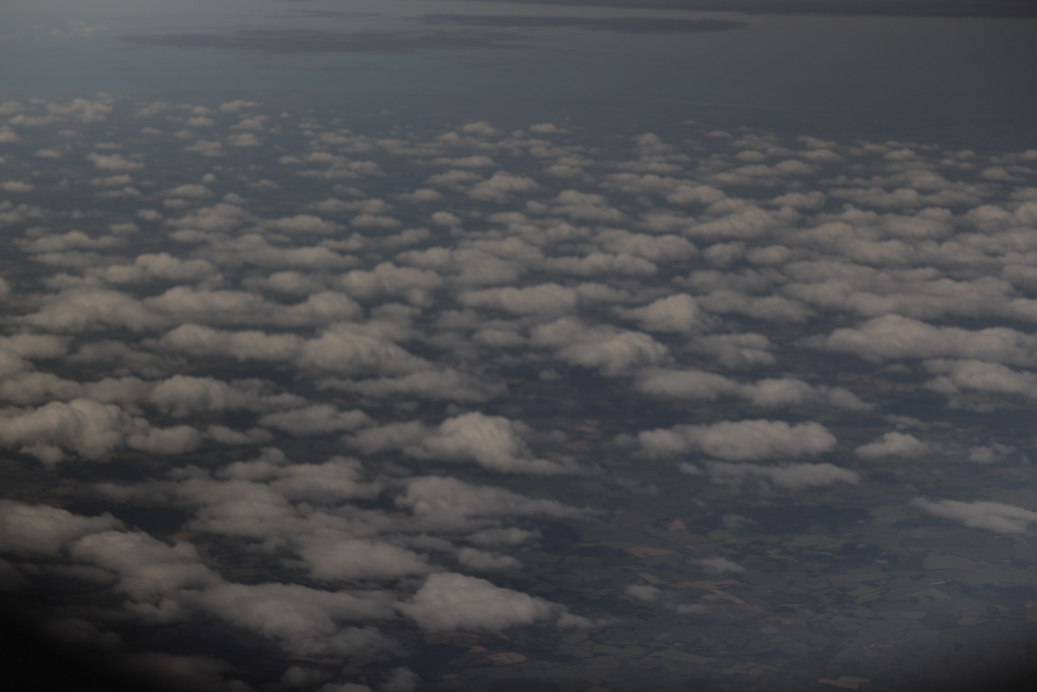
//> input picture clouds.jpg, 5184 x 3456 px (shown at 1/5 size)
$ ./ImageMan   (built with g++ and OpenCV 4)
//> lines starting //> are read from the running program, lines starting //| are printed output that depends on the picture; after the words box and inside, x2 and y2 are one past the last pixel; in counts of white or black regions, pixels touching at a corner belong together
// ImageMan.cpp : Defines the entry point for the application.
//

#include "ImageMan/ImageMan.hpp"

using namespace std;
using namespace cv;

void Resize(Mat &image, int height, int width)
{
	resize(image, image, cv::Size(height, width), INTER_AREA);
}

void SobelFilter(Mat image, int dx = 1, int dy = 0)
{
	Sobel(image, image, -1, dx, dy);
}

void Blur(Mat image)
{
	GaussianBlur(image, image, Size(17, 17), 3.0, 3.0);
}

void Dilate(Mat image, int dilation_size = 5)
{
	Mat element = getStructuringElement(MORPH_RECT,
		Size(2 * dilation_size + 1, 2 * dilation_size + 1),
		Point(dilation_size, dilation_size));
	dilate(image, image, element);
}

int main()
{
	Mat clouds = imread("clouds.jpg");
//> clouds is the input picture: 3456 rows x 5184 cols, CV_8UC3; mean B, G, R 77.5, 75.4, 74.5
	Mat holo = imread("holoshot.png");
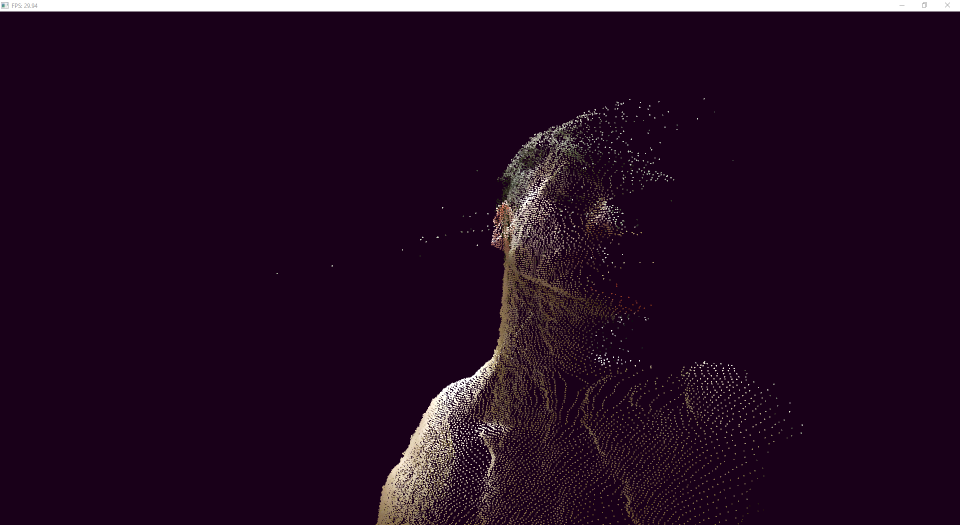
//> input picture holoshot.png, 1920 x 1050 px (shown at 1/2 size)
//> holo is the input picture: 1050 rows x 1920 cols, CV_8UC3; mean B, G, R 33.8, 11.5, 35.6
	cout << "image size: (" << holo.size() << ")" << endl;
//| image size: ([1920 x 1050])
	try {
		//SobelFilter(holo);
		Dilate(holo);
//> in Dilate, `dilate(image, image, element);`:
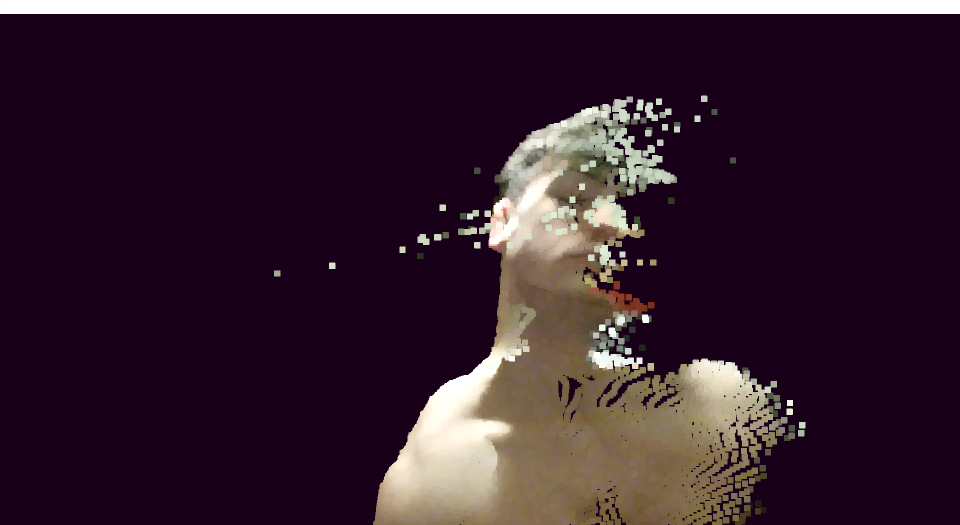
//> image: 1050 rows x 1920 cols, CV_8UC3 (shown at 1/2 size); 17.69% of pixels changed, all inside (x1, y1, x2, y2) = (0, 4, 1920, 1050)
		Blur(holo);
//> in Blur, `GaussianBlur(image, image, Size(17, 17), 3.0, 3.0);`:
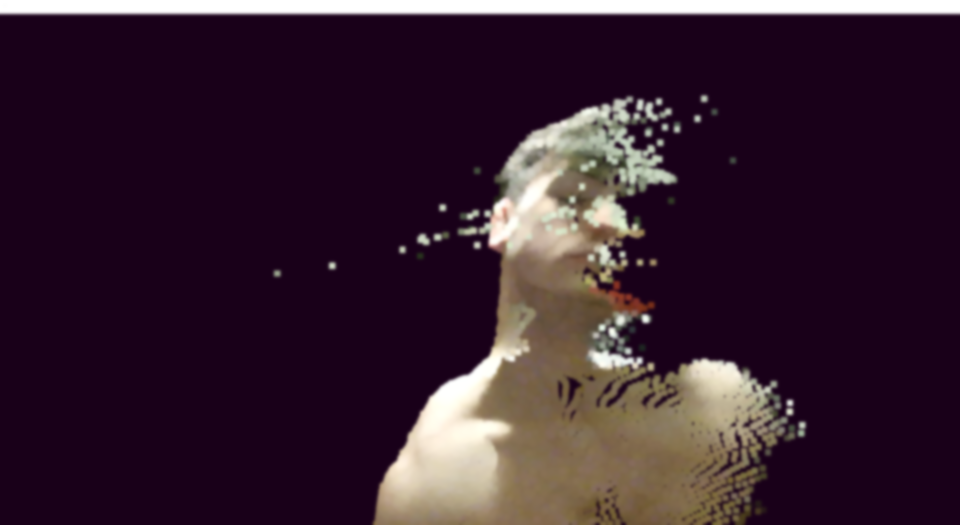
//> image: 1050 rows x 1920 cols, CV_8UC3 (shown at 1/2 size); mean B, G, R 47.4, 31.8, 54.3

		Resize(clouds, 800, 400);
//> in Resize, `resize(image, image, cv::Size(height, width), INTER_AREA);`:
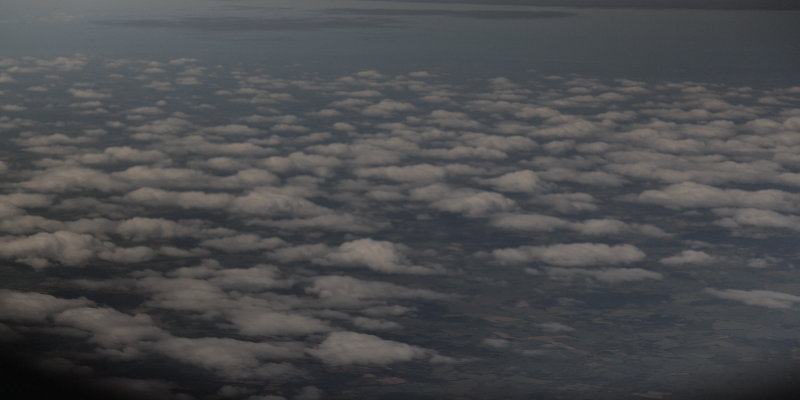
//> image: 400 rows x 800 cols, CV_8UC3; mean B, G, R 77.4, 75.3, 74.4
		SobelFilter(clouds, 0, 1);
//> in SobelFilter, `Sobel(image, image, -1, dx, dy);`:
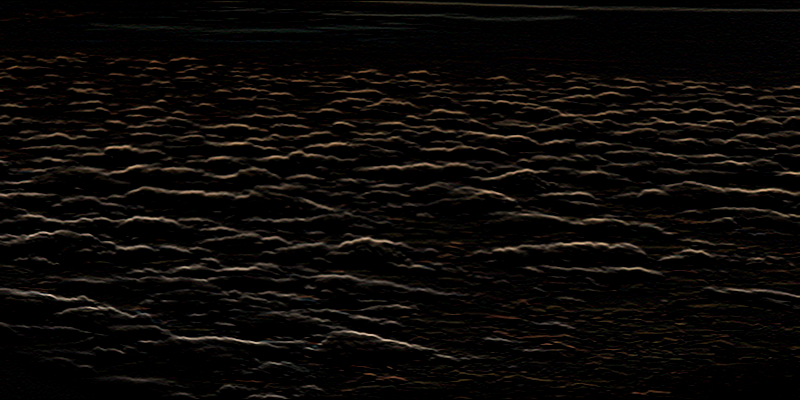
//> image: 400 rows x 800 cols, CV_8UC3; mean B, G, R 7, 9, 11.4
		Dilate(clouds);
//> call 2 of Dilate, with dilation_size = 5
//> in Dilate (call 2), `dilate(image, image, element);`:
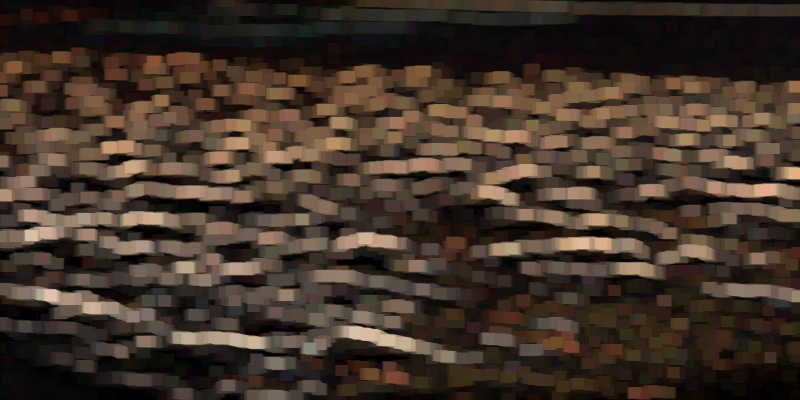
//> image: 400 rows x 800 cols, CV_8UC3; mean B, G, R 42, 52.4, 66.1

		imshow("holo", holo);
		imshow("clouds", clouds);
		waitKey();
	}
	catch (cv::Exception e) {
		cout << "error: " << e.what() << endl;
	}
	return 0;
}
